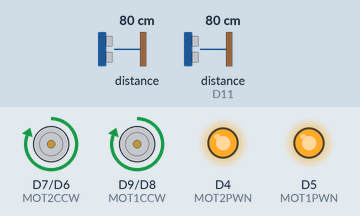
Recording of a program running on a simulated Arduino MKR. Shown: motor-driver pin pairs drawn as motors (green arrow = first pin HIGH = forward, orange = second pin HIGH = backward, longer = more drive), output pins drawn as LEDs (lit = HIGH). Wiring (inferred from the names in the program): 2 × ultrasonic range finder: trigger D1, echo D0 / trigger D10, echo D11. The inputs (shaded band) are chosen by the test bench; at power-on: distance to the obstacle 80 cm, distance to the obstacle (sensor on D11) 80 cm. The echo pulse lasts 58.3 µs per cm; pins used as bus, display or sensor lines are not drawn.

Above: at 1.2 s.
1.3 s: distance to the obstacle (sensor 0) set to 10 cm
2.8 s: distance to the obstacle (sensor 0) set to 7 cm
At 3.4 s:
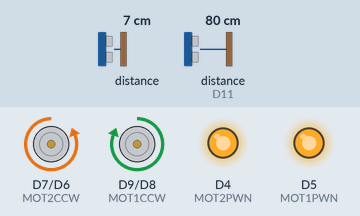
4.3 s: distance to the obstacle (sensor on D11) set to 10 cm
5.8 s: distance to the obstacle (sensor on D11) set to 7 cm
At 6.8 s:
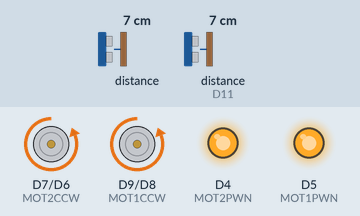
7.3 s: distance to the obstacle (sensor 0) set to 9 cm
At 7.9 s:
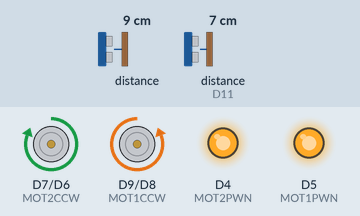
8.8 s: distance to the obstacle (sensor 0) set to 2 cm
At 9.1 s:
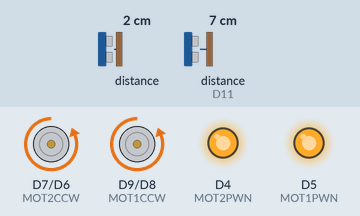
Timing chart, 0 to 11.3 s (numbered marks = the images above; inputs shaded):
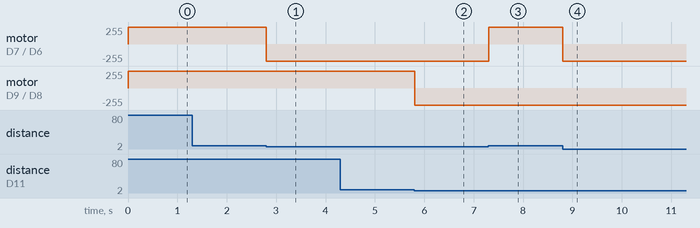

Measured:
- the behaviour switches between 9 and 8 cm on distance to the obstacle (sensor 0) (found by bisection; images 0 and 1)
- the behaviour switches between 9 and 8 cm on distance to the obstacle (sensor on D11) (found by bisection; images 1 and 2)
- after the input at 1.3 s, every drawn part: stays the same
- after the input at 2.8 s, motor on D7 (MOT2CCW) / D6 (MOT2CW): forward 255/255 → backward 255/255 at once
- after the input at 4.3 s, every drawn part: stays the same
- after the input at 5.8 s, motor on D9 (MOT1CCW) / D8 (MOT1CW): forward 255/255 → backward 255/255 at once
- after the input at 7.3 s, motor on D7 (MOT2CCW) / D6 (MOT2CW): backward 255/255 → forward 255/255 at once
- after the input at 8.8 s, motor on D7 (MOT2CCW) / D6 (MOT2CW): forward 255/255 → backward 255/255 at once

The program:

main.cpp
```cpp
#include <Arduino.h>

//pin du capteur ultrasons
#define echoPinR 11
#define trigPinR 10

#define echoPinL 0
#define trigPinL 1

//Pins des moteurs
#define MOT2CW 6
#define MOT2CCW 7
#define MOT2PWN 4

#define MOT1CW 8
#define MOT1CCW 9
#define MOT1PWN 5


//Déclaration des fonctions
int getProxValue(int);

void setup() {
  //Serial.begin(9600); // // Serial Communication is starting with 9600 of baudrate speed

  //Pins pour les capteurs
  pinMode(trigPinR, OUTPUT);
  pinMode(echoPinR, INPUT);
  pinMode(trigPinL, OUTPUT);
  pinMode(echoPinL, INPUT);

  digitalWrite(trigPinR, LOW);
  digitalWrite(trigPinL, LOW);


  // Mettre tous les pins qu'on aura besoin en output
  // Pas besoin de définir le mode des pins PWN
  pinMode(MOT2CW,OUTPUT);
  pinMode(MOT2CCW,OUTPUT);
  pinMode(MOT1CW,OUTPUT);
  pinMode(MOT1CCW,OUTPUT);

  // Allumer le premier moteur et lui donner une vitesse avec le PWN
  digitalWrite(MOT2CW,LOW);
  digitalWrite(MOT2CCW,HIGH);
  analogWrite(MOT2PWN,255);

  // désactiver le deuxième moteur
  digitalWrite(MOT1CW,HIGH);
  digitalWrite(MOT1CCW,LOW);
  analogWrite(MOT1PWN,255);

}


void loop() {
  /*
  Serial.println(getProxValue(1));
  Serial.println(getProxValue(2));
  delay(100);
  */

  if(getProxValue(1)>500)
  {
    digitalWrite(MOT1CW,LOW);
    digitalWrite(MOT1CCW,HIGH);
    analogWrite(MOT1PWN,255);
  }
  else
  {
    digitalWrite(MOT1CW,HIGH);
    digitalWrite(MOT1CCW,LOW);
    analogWrite(MOT1PWN,255);
  }

  if(getProxValue(2)>500)
  {
    digitalWrite(MOT2CW,LOW);
    digitalWrite(MOT2CCW,HIGH);
    analogWrite(MOT2PWN,255);
  }
  else
  {
    digitalWrite(MOT2CW,HIGH);
    digitalWrite(MOT2CCW,LOW);
    analogWrite(MOT2PWN,255);
  }
  //delay(100);
}

// For right prox c'est 1 et pour le gauche c'est 2
int getProxValue(int prox)
{
  int trigPin;
  int echoPin;
  int duration;

  if(prox == 1)
  {
    trigPin = trigPinR;
    echoPin = echoPinR;
  }
  else if(prox == 2)
  {
    trigPin = trigPinL;
    echoPin = echoPinL;
  }
  // Clears the trigPin condition
  digitalWrite(trigPin, LOW);
  delayMicroseconds(2);
  // Sets the trigPin HIGH (ACTIVE) for 10 microseconds
  digitalWrite(trigPin, HIGH);
  delayMicroseconds(10);
  digitalWrite(trigPin, LOW);
  // Reads the echoPin, returns the sound wave travel time in microseconds
  duration = pulseIn(echoPin, HIGH);
  /*
  Serial.print("Duration for ");
  Serial.print(prox);
  Serial.print(" : ");
  Serial.println(duration);
  */
  return duration;

}
```
